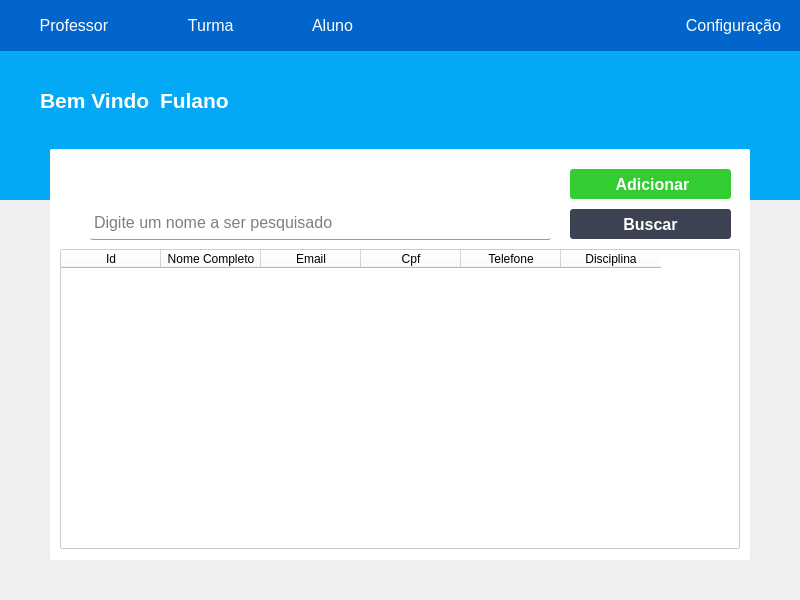
<?xml version="1.0" encoding="UTF-8"?>
<ui version="4.0">
 <class>MainWindow</class>
 <widget class="QMainWindow" name="MainWindow">
  <property name="geometry">
   <rect>
    <x>0</x>
    <y>0</y>
    <width>800</width>
    <height>600</height>
   </rect>
  </property>
  <property name="windowTitle">
   <string>MainWindow</string>
  </property>
  <widget class="QWidget" name="centralwidget">
   <widget class="QWidget" name="widget_2" native="true">
    <property name="geometry">
     <rect>
      <x>0</x>
      <y>50</y>
      <width>800</width>
      <height>150</height>
     </rect>
    </property>
    <property name="styleSheet">
     <string notr="true">QWidget{
background: #03A9F4;
}</string>
    </property>
    <widget class="QLabel" name="bem_vindo">
     <property name="geometry">
      <rect>
       <x>40</x>
       <y>40</y>
       <width>111</width>
       <height>21</height>
      </rect>
     </property>
     <property name="font">
      <font>
       <pointsize>16</pointsize>
       <weight>75</weight>
       <bold>true</bold>
      </font>
     </property>
     <property name="styleSheet">
      <string notr="true">QLabel{
color: #FFFFFF}</string>
     </property>
     <property name="text">
      <string>Bem Vindo</string>
     </property>
    </widget>
    <widget class="QLabel" name="nome_fulano">
     <property name="geometry">
      <rect>
       <x>160</x>
       <y>40</y>
       <width>111</width>
       <height>21</height>
      </rect>
     </property>
     <property name="font">
      <font>
       <pointsize>16</pointsize>
       <weight>75</weight>
       <bold>true</bold>
      </font>
     </property>
     <property name="styleSheet">
      <string notr="true">QLabel{
color: #FFFFFF}</string>
     </property>
     <property name="text">
      <string>Fulano</string>
     </property>
    </widget>
   </widget>
   <widget class="QWidget" name="widget" native="true">
    <property name="geometry">
     <rect>
      <x>0</x>
      <y>0</y>
      <width>801</width>
      <height>51</height>
     </rect>
    </property>
    <property name="styleSheet">
     <string notr="true">QWidget{
background:#0265CB
}</string>
    </property>
    <layout class="QHBoxLayout" name="horizontalLayout_2">
     <item>
      <layout class="QHBoxLayout" name="horizontalLayout">
       <property name="spacing">
        <number>50</number>
       </property>
       <property name="leftMargin">
        <number>20</number>
       </property>
       <property name="rightMargin">
        <number>20</number>
       </property>
       <item>
        <widget class="QPushButton" name="prof_button_bar">
         <property name="sizePolicy">
          <sizepolicy hsizetype="Preferred" vsizetype="Preferred">
           <horstretch>0</horstretch>
           <verstretch>0</verstretch>
          </sizepolicy>
         </property>
         <property name="cursor">
          <cursorShape>PointingHandCursor</cursorShape>
         </property>
         <property name="layoutDirection">
          <enum>Qt::LeftToRight</enum>
         </property>
         <property name="styleSheet">
          <string notr="true">QPushButton{
background:#0265CB;
border:none;
padding: 0px 10px 0px 10px;
font-size: 16px;
color: #FFF;
}</string>
         </property>
         <property name="text">
          <string>  Professor</string>
         </property>
         <property name="icon">
          <iconset resource="assets/tool_bar/toolBar.qrc">
           <normaloff>:/tool_bar/icons8-professor-18.png</normaloff>:/tool_bar/icons8-professor-18.png</iconset>
         </property>
         <property name="iconSize">
          <size>
           <width>20</width>
           <height>20</height>
          </size>
         </property>
        </widget>
       </item>
       <item>
        <widget class="QPushButton" name="turma_button_bar">
         <property name="sizePolicy">
          <sizepolicy hsizetype="Preferred" vsizetype="Preferred">
           <horstretch>0</horstretch>
           <verstretch>0</verstretch>
          </sizepolicy>
         </property>
         <property name="cursor">
          <cursorShape>PointingHandCursor</cursorShape>
         </property>
         <property name="layoutDirection">
          <enum>Qt::LeftToRight</enum>
         </property>
         <property name="styleSheet">
          <string notr="true">QPushButton{
background:#0265CB;
border:none;
padding: 0px 10px 0px 10px;
font-size: 16px;
color: #FFF;
}</string>
         </property>
         <property name="text">
          <string>  Turma</string>
         </property>
         <property name="icon">
          <iconset resource="assets/tool_bar/toolBar.qrc">
           <normaloff>:/tool_bar/icons8-primeiro-plano-do-grupo-selecionado-20.png</normaloff>:/tool_bar/icons8-primeiro-plano-do-grupo-selecionado-20.png</iconset>
         </property>
         <property name="iconSize">
          <size>
           <width>20</width>
           <height>20</height>
          </size>
         </property>
        </widget>
       </item>
       <item>
        <widget class="QPushButton" name="aluno_button_bar">
         <property name="sizePolicy">
          <sizepolicy hsizetype="Preferred" vsizetype="Preferred">
           <horstretch>0</horstretch>
           <verstretch>0</verstretch>
          </sizepolicy>
         </property>
         <property name="cursor">
          <cursorShape>PointingHandCursor</cursorShape>
         </property>
         <property name="layoutDirection">
          <enum>Qt::LeftToRight</enum>
         </property>
         <property name="styleSheet">
          <string notr="true">QPushButton{
background:#0265CB;
border:none;
padding: 0px 10px 0px 10px;
font-size: 16px;
color: #FFF;
}</string>
         </property>
         <property name="text">
          <string>  Aluno</string>
         </property>
         <property name="icon">
          <iconset resource="assets/tool_bar/toolBar.qrc">
           <normaloff>:/tool_bar/icons8-pessoa-do-sexo-masculino-20.png</normaloff>:/tool_bar/icons8-pessoa-do-sexo-masculino-20.png</iconset>
         </property>
         <property name="iconSize">
          <size>
           <width>20</width>
           <height>18</height>
          </size>
         </property>
        </widget>
       </item>
       <item>
        <spacer name="horizontalSpacer">
         <property name="orientation">
          <enum>Qt::Horizontal</enum>
         </property>
         <property name="sizeHint" stdset="0">
          <size>
           <width>40</width>
           <height>20</height>
          </size>
         </property>
        </spacer>
       </item>
       <item>
        <widget class="QPushButton" name="config_button_bar">
         <property name="sizePolicy">
          <sizepolicy hsizetype="Preferred" vsizetype="Preferred">
           <horstretch>0</horstretch>
           <verstretch>0</verstretch>
          </sizepolicy>
         </property>
         <property name="cursor">
          <cursorShape>PointingHandCursor</cursorShape>
         </property>
         <property name="styleSheet">
          <string notr="true">QPushButton{
background:#0265CB;
border:none;
padding: 0px 0xp 0px 5px;
font-size: 16px;
color: #FFF;
}</string>
         </property>
         <property name="text">
          <string>  Configuração</string>
         </property>
         <property name="icon">
          <iconset resource="assets/tool_bar/toolBar.qrc">
           <normaloff>:/tool_bar/icons8-configuração-18 (1).png</normaloff>:/tool_bar/icons8-configuração-18 (1).png</iconset>
         </property>
         <property name="iconSize">
          <size>
           <width>17</width>
           <height>16</height>
          </size>
         </property>
        </widget>
       </item>
      </layout>
     </item>
    </layout>
   </widget>
   <widget class="QTableWidget" name="tableWidget">
    <property name="geometry">
     <rect>
      <x>50</x>
      <y>230</y>
      <width>680</width>
      <height>300</height>
     </rect>
    </property>
    <property name="cursor" stdset="0">
     <cursorShape>PointingHandCursor</cursorShape>
    </property>
    <property name="styleSheet">
     <string notr="true">QTableWidget{
background:#FFFFFF}</string>
    </property>
    <column>
     <property name="text">
      <string>Id</string>
     </property>
    </column>
    <column>
     <property name="text">
      <string>Nome Completo</string>
     </property>
    </column>
    <column>
     <property name="text">
      <string>Email</string>
     </property>
    </column>
    <column>
     <property name="text">
      <string>Cpf</string>
     </property>
    </column>
    <column>
     <property name="text">
      <string>Telefone</string>
     </property>
    </column>
    <column>
     <property name="text">
      <string>Disciplina</string>
     </property>
    </column>
   </widget>
   <widget class="QWidget" name="widget_3" native="true">
    <property name="geometry">
     <rect>
      <x>50</x>
      <y>149</y>
      <width>700</width>
      <height>411</height>
     </rect>
    </property>
    <property name="styleSheet">
     <string notr="true">QWidget{
background:#FFFFFF;
border-radius:2px;
}</string>
    </property>
    <widget class="QLabel" name="search_icon">
     <property name="geometry">
      <rect>
       <x>10</x>
       <y>60</y>
       <width>30</width>
       <height>30</height>
      </rect>
     </property>
     <property name="styleSheet">
      <string notr="true">image: url(:/principal/icons8-pesquisar-20 (1).png);</string>
     </property>
     <property name="text">
      <string/>
     </property>
    </widget>
    <widget class="QPushButton" name="buscar_input">
     <property name="geometry">
      <rect>
       <x>520</x>
       <y>60</y>
       <width>161</width>
       <height>30</height>
      </rect>
     </property>
     <property name="font">
      <font>
       <pointsize>12</pointsize>
       <weight>75</weight>
       <bold>true</bold>
      </font>
     </property>
     <property name="cursor">
      <cursorShape>PointingHandCursor</cursorShape>
     </property>
     <property name="styleSheet">
      <string notr="true">QPushButton{
background: #3C4252;
color: #FFF;
border-radius:3px;
}</string>
     </property>
     <property name="text">
      <string>Buscar</string>
     </property>
     <property name="checkable">
      <bool>false</bool>
     </property>
     <property name="autoExclusive">
      <bool>false</bool>
     </property>
    </widget>
    <widget class="QPushButton" name="adicionar_button">
     <property name="geometry">
      <rect>
       <x>520</x>
       <y>20</y>
       <width>161</width>
       <height>30</height>
      </rect>
     </property>
     <property name="font">
      <font>
       <pointsize>12</pointsize>
       <weight>75</weight>
       <bold>true</bold>
      </font>
     </property>
     <property name="cursor">
      <cursorShape>PointingHandCursor</cursorShape>
     </property>
     <property name="styleSheet">
      <string notr="true">QPushButton{
background: #33CD33;
color: #FFF;
border-radius:3px;
}</string>
     </property>
     <property name="text">
      <string> Adicionar</string>
     </property>
     <property name="icon">
      <iconset resource="assets/principal/principal.qrc">
       <normaloff>:/principal/icons8-soma-20.png</normaloff>:/principal/icons8-soma-20.png</iconset>
     </property>
     <property name="iconSize">
      <size>
       <width>30</width>
       <height>30</height>
      </size>
     </property>
    </widget>
    <widget class="QPlainTextEdit" name="search_input">
     <property name="geometry">
      <rect>
       <x>40</x>
       <y>60</y>
       <width>461</width>
       <height>31</height>
      </rect>
     </property>
     <property name="styleSheet">
      <string notr="true">QPlainTextEdit{
font-size:16px;
border-bottom: 1px solid #999A9A }</string>
     </property>
     <property name="placeholderText">
      <string>Digite um nome a ser pesquisado</string>
     </property>
    </widget>
    <widget class="QTableWidget" name="tableWidget_2">
     <property name="geometry">
      <rect>
       <x>10</x>
       <y>100</y>
       <width>680</width>
       <height>300</height>
      </rect>
     </property>
     <property name="styleSheet">
      <string notr="true">QTableWidget{
background:#FFFFFF;
border: 1px solid #CCC}</string>
     </property>
     <column>
      <property name="text">
       <string>Id</string>
      </property>
     </column>
     <column>
      <property name="text">
       <string>Nome Completo</string>
      </property>
     </column>
     <column>
      <property name="text">
       <string>Email</string>
      </property>
     </column>
     <column>
      <property name="text">
       <string>Cpf</string>
      </property>
     </column>
     <column>
      <property name="text">
       <string>Telefone</string>
      </property>
     </column>
     <column>
      <property name="text">
       <string>Disciplina</string>
      </property>
     </column>
    </widget>
   </widget>
   <widget class="QWidget" name="layoutWidget">
    <property name="geometry">
     <rect>
      <x>0</x>
      <y>0</y>
      <width>2</width>
      <height>2</height>
     </rect>
    </property>
    <layout class="QVBoxLayout" name="verticalLayout_2"/>
   </widget>
  </widget>
 </widget>
 <resources>
  <include location="assets/principal/principal.qrc"/>
  <include location="assets/tool_bar/toolBar.qrc"/>
 </resources>
 <connections/>
</ui>
